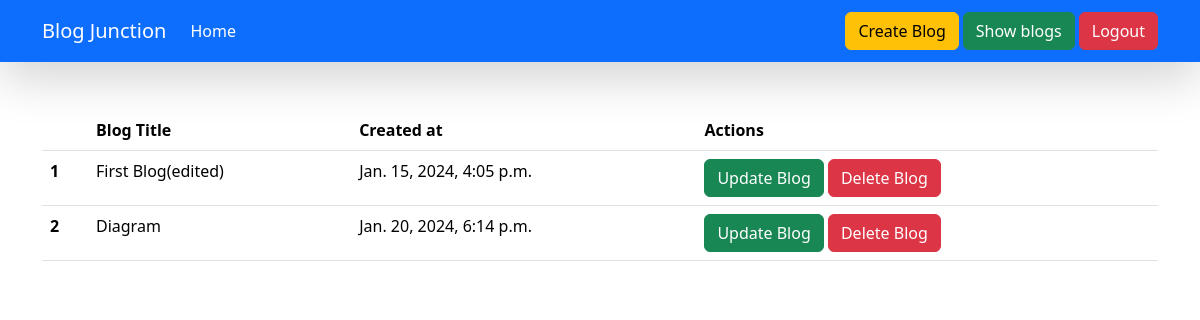
/show-all-blogs/ (signed in), run on the app's committed database.
### blog/models.py (models this page shows, shortened)
class Blog(models.Model):
    title=models.CharField(max_length=100)
    content=FroalaField()
    category=models.ForeignKey(Category,on_delete=models.CASCADE)
    user=models.ForeignKey(User, on_delete=models.CASCADE)
    banner_image=models.ImageField(upload_to='blog')
    created_at=models.DateTimeField(auto_now_add=True)
    updated_at=models.DateTimeField(auto_now=True)

### blog/views.py (the view)
# urls.py: path('show-all-blogs/',show_all_blogs,name='show_all_blogs'),
@login_required(login_url='/login/')
def show_all_blogs(request):
    context={"blogs":Blog.objects.filter(user=request.user)}
    return render (request,'show_all_blogs.html',context)

### blog/templates/show_all_blogs.html (shortened to what this page needs)
{% extends "base.html" %}
{% block start %}
<div class="container mt-5">
    <table class="table">
        <thead>
          <tr>
            <th scope="col"></th>
            <th scope="col">Blog Title</th>
            <th scope="col">Created at</th>
            <th scope="col">Actions</th>
          </tr>
        </thead>
        <tbody>
          {% for blog in blogs %}
          <tr>
            <th scope="row">{{forloop.counter}}</th>
            <td>{{blog.title}}</td>
            <td>{{blog.created_at}}</td>
            <td>
              <a href='{% url "update_blogs" blog.id %}' class='btn btn-success'> Update Blog </a>
              <a href='{% url "delete_blog" blog.id %}' class='btn btn-danger'> Delete Blog </a>
            </td>
          </tr>
          {% endfor %}
        </tbody>
      </table>
</div>
{% endblock %}

### data on the page
Blog: title "First Blog(edited)", created_at "Jan. 15, 2024, 4:05 p.m."
Blog: title "Diagram", created_at "Jan. 20, 2024, 6:14 p.m."
